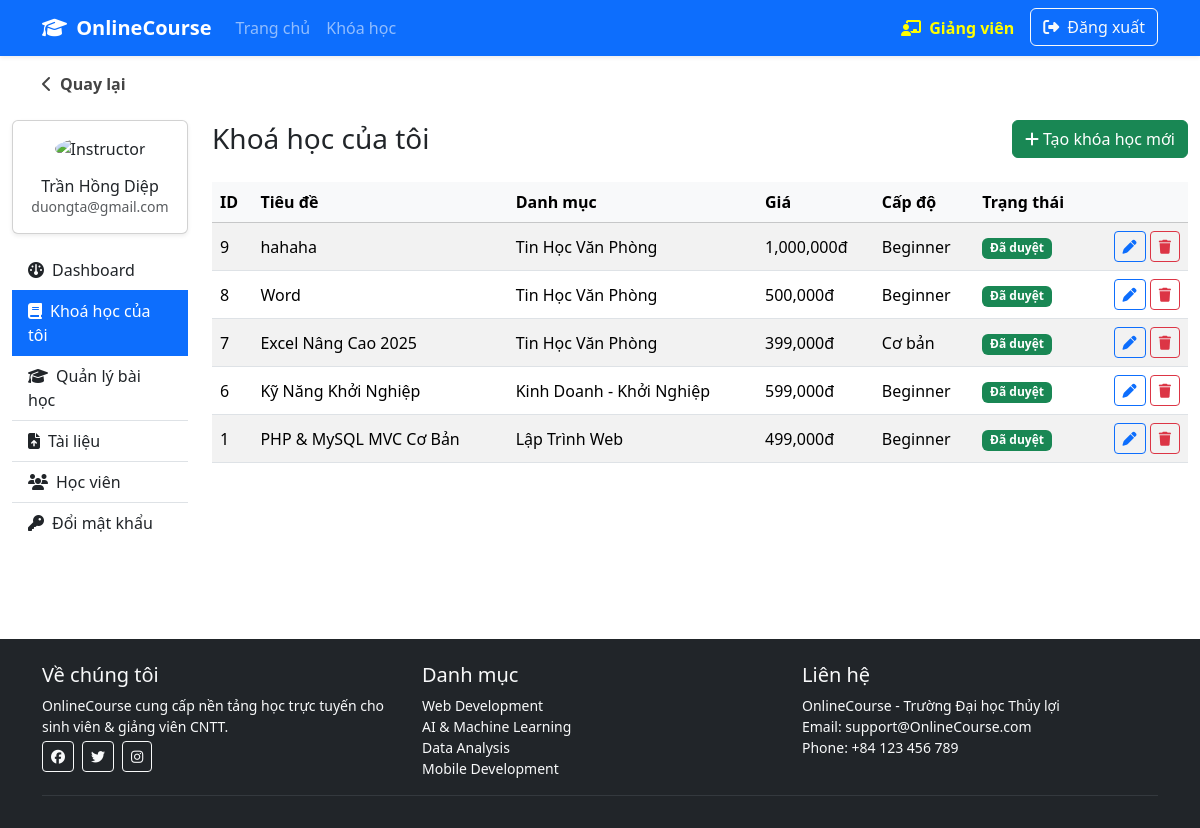
Screenshot of /index.php?controller=instructor&action=myCourses (signed in) with the database file from the repository.
### tables this page shows
CREATE TABLE `courses` (
  `id` int(11) NOT NULL,
  `title` varchar(255) NOT NULL,
  `description` text DEFAULT NULL,
  `instructor_id` int(11) NOT NULL,
  `category_id` int(11) NOT NULL,
  `price` decimal(10,2) DEFAULT 0.00,
  `duration_weeks` int(11) DEFAULT 1,
  `level` varchar(50) DEFAULT NULL,
  `image` varchar(255) DEFAULT NULL,
  `created_at` datetime DEFAULT current_timestamp(),
  `updated_at` datetime DEFAULT current_timestamp() ON UPDATE current_timestamp(),
  `approved` tinyint(1) DEFAULT 0
);

CREATE TABLE `categories` (
  `id` int(11) NOT NULL,
  `name` varchar(255) NOT NULL,
  `description` text DEFAULT NULL,
  `created_at` datetime DEFAULT current_timestamp()
);

### controllers/BaseController.php (called while the page is built, shortened)
<?php
abstract class BaseController {
    protected function render($view, $data = []) {
        extract($data);
        include __DIR__ . '/../views/layouts/header.php';
        include __DIR__ . '/../views/' . $view . '.php';
        include __DIR__ . '/../views/layouts/footer.php';
    }
}

### controllers/InstructorController.php (called while the page is built, shortened)
<?php
require_once 'BaseController.php';
class InstructorController extends BaseController
{
    protected $currentUser;
    public function __construct($currentUser = null)
    {
        $this->currentUser = $currentUser;
    }
    public function myCourses()
    {
        $courseModel = new Course();
        $courses = $courseModel->getByInstructor($this->currentUser['id']);
        $this->render('instructor/my_courses', ['courses' => $courses]);
    }
}

### config/Database.php (called while the page is built, shortened)
<?php
class Database {
    private $host = "127.0.0.1";
    private $dbname = "onlinecourse";
    private $username = "root";
    private $password = "";
    public function connect() {
        $this->conn = null;
        try {
            $this->conn = new PDO(
                "mysql:host=".$this->host.";dbname=".$this->dbname.";charset=utf8mb4",
                $this->username,
                $this->password
            );
            $this->conn->setAttribute(PDO::ATTR_ERRMODE, PDO::ERRMODE_EXCEPTION);
        } catch(PDOException $e) {
            die("Kết nối thất bại: " . $e->getMessage());
        }
        return $this->conn;
    }
    public static function getConnection() {
        $db = new Database();
        return $db->connect();
    }
}

### models/Course.php (called while the page is built, shortened)
<?php
require_once __DIR__ . '/../config/Database.php';
class Course {
    private $pdo;
    public function __construct() {
        $this->pdo = Database::getConnection();
    }
    public function getByInstructor($instructorId) {
        $sql = "SELECT c.*, cat.name AS category_name
                FROM courses c
                LEFT JOIN categories cat ON c.category_id = cat.id
                WHERE c.instructor_id = ?
                ORDER BY c.id DESC";
        $stmt = $this->pdo->prepare($sql);
        $stmt->execute([$instructorId]);
        return $stmt->fetchAll(PDO::FETCH_ASSOC);
    }
}

### views/instructor/my_courses.php (the view, shortened to what this page needs)
<?php include __DIR__ . '/../layouts/instructor_sidebar.php'; ?>
<div class="d-flex justify-content-between align-items-center mb-4">
    <h3 class="mb-0">Khoá học của tôi</h3>
    <a href="index.php?controller=instructor&action=createCourse"
       class="btn btn-success"><i class="fa-solid fa-plus me-1"></i>Tạo khóa học mới</a>
</div>
<div class="table-responsive">
    <table class="table table-striped align-middle">
        <thead class="table-light">
        <tr>
            <th>ID</th>
            <th>Tiêu đề</th>
            <th>Danh mục</th>
            <th>Giá</th>
            <th>Cấp độ</th>
            <th>Trạng thái</th>
            <th></th>
        </tr>
        </thead>
        <tbody>
        <?php foreach ($courses as $course): ?>
            <tr>
                <td><?= $course['id'] ?></td>
                <td><?= htmlspecialchars($course['title']) ?></td>
                <td><?= htmlspecialchars($course['category_name']) ?></td>
                <td><?= number_format($course['price']) ?>đ</td>
                <td><?= htmlspecialchars($course['level']) ?></td>
                <td>
                    <?php if ($course['approved'] == 1): ?>
                        <span class="badge bg-success">Đã duyệt</span>
                    <?php else: ?>
                        <span class="badge bg-warning">Chờ duyệt</span>
                    <?php endif; ?>
                </td>
                <td class="text-end">
                    <a href="index.php?controller=instructor&action=editCourse&id=<?= $course['id'] ?>"
                       class="btn btn-sm btn-outline-primary">
                        <i class="fa-solid fa-pen"></i>
                    </a>
                    <a href="index.php?controller=instructor&action=deleteCourse&id=<?= $course['id'] ?>"
                       class="btn btn-sm btn-outline-danger"
                       onclick="return confirm('Xóa khóa học này?')">
                        <i class="fa-solid fa-trash"></i>
                    </a>
                </td>
            </tr>
        <?php endforeach; ?>
        </tbody>
    </table>
</div>
</section></div></div>

### rows the page displays
courses: id "9", title "hahaha", category.name "Tin Học Văn Phòng", price "1,000,000", level "Beginner", approved "Đã duyệt"
courses: id "8", title "Word", category.name "Tin Học Văn Phòng", price "500,000", level "Beginner", approved "Đã duyệt"
courses: id "7", title "Excel Nâng Cao 2025", category.name "Tin Học Văn Phòng", price "399,000", level "Cơ bản", approved "Đã duyệt"
courses: id "6", title "Kỹ Năng Khởi Nghiệp", category.name "Kinh Doanh - Khởi Nghiệp", price "599,000", level "Beginner", approved "Đã duyệt"
courses: id "1", title "PHP & MySQL MVC Cơ Bản", category.name "Lập Trình Web", price "499,000", level "Beginner", approved "Đã duyệt"

### other values shown
$currentUser['fullname'] "Trần Hồng Diệp"
$currentUser['email'] "duongta@gmail.com"
